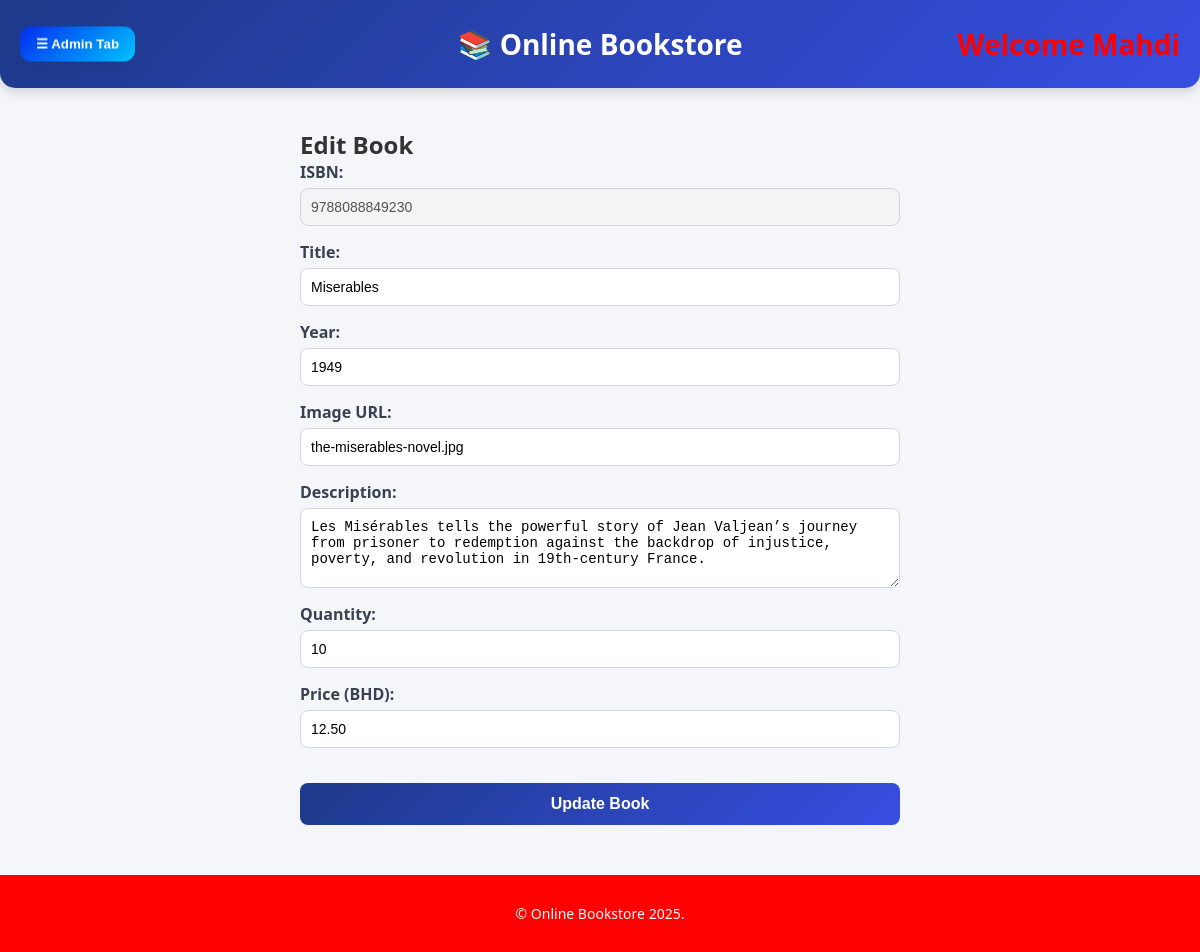
Page /edit.php?isbn=9788088849230 (signed in) on the committed database.
### tables this page shows
CREATE TABLE books (
    isbn VARCHAR(13) PRIMARY KEY,
    title VARCHAR(255) NOT NULL,
    year INT NOT NULL,
    image VARCHAR(255) NOT NULL,
    description TEXT NOT NULL,
    quantity INT DEFAULT 10,
    price DECIMAL(10,2)
);

### edit.php (the view, shortened to what this page needs)
<?php
require_once 'config.php';
$isbn = $_GET['isbn'] ?? '';
$stmt = $db->prepare("SELECT * FROM books WHERE isbn = ?");
$stmt->execute([$isbn]);
$book = $stmt->fetch(PDO::FETCH_ASSOC);
?>
<!DOCTYPE html>
<html lang="en">
<head>
    <link rel="stylesheet" href="styleedit.css">
</head>
<body>
<header>
    <div class="dropdown">
        <button class="dropbtn">☰ Admin Tab</button>
    </div>
    <h1>📚 Online Bookstore</h1>
    <h1 class="ADT">Welcome <?= htmlspecialchars($_SESSION['admin_name']) ?></h1>
</header>
<main>
    <div class="edit-book-card">
        <h2>Edit Book</h2>
        <form method="post">
            <div class="form-row">
                <label>ISBN:</label>
                <input type="text" value="<?= htmlspecialchars($book['isbn']) ?>" disabled>
            </div>
            <div class="form-row">
                <label>Title:</label>
                <input type="text" name="title" value="<?= htmlspecialchars($book['title']) ?>" required>
            </div>
            <div class="form-row">
                <label>Year:</label>
                <input type="number" name="year" value="<?= htmlspecialchars($book['year']) ?>" required>
            </div>
            <div class="form-row">
                <label>Image URL:</label>
                <input type="text" name="image" value="<?= htmlspecialchars($book['image']) ?>" required>
            </div>
            <div class="form-row">
                <label>Description:</label>
                <textarea name="description" required><?= htmlspecialchars($book['description']) ?></textarea>
            </div>
            <div class="form-row">
                <label>Quantity:</label>
                <input type="number" name="quantity" value="<?= htmlspecialchars($book['quantity']) ?>" min="0">
            </div>
            <div class="form-row">
                <label>Price (BHD):</label>
                <input type="number" step="0.01" name="price" value="<?= htmlspecialchars($book['price']) ?>" required>
            </div>
            <button type="submit" class="submit-btn">Update Book</button>
        </form>
    </div>
</main>
<footer>
    <p>&copy; Online Bookstore 2025.</p>
</footer>
</body>
</html>

### styleedit.css (style rules this page uses)
body { margin: 0; padding: 0; font-family: "Segoe UI", Tahoma, Geneva, Verdana, sans-serif; background: #f4f6f9; color: #333; }
h1, h2, h3 { margin: 0; }
header { background: linear-gradient(135deg, #1e3a8a, #374ee2); color: #fff; padding: 25px 20px; box-shadow: 0 4px 12px rgba(0,0,0,0.15); border-bottom-left-radius: 15px; border-bottom-right-radius: 15px; transition: all 0.3s ease; display: flex; align-items: center; justify-content: center; position: relative; }
header h1 { text-align: center; font-size: 28px; font-weight: 700; }
.dropdown { position: absolute; left: 20px; top: 50%; transform: translateY(-50%); z-index: 1000; }
.dropbtn { background: linear-gradient(135deg, #012dee, #00c3ff); color: white; border: none; padding: 10px 16px; border-radius: 11px; cursor: pointer; font-weight: 700; box-shadow: 0 6px 18px rgba(2,6,23,0.08); backdrop-filter: blur(4px); }
header .ADT { position: absolute; right: 20px; top: 50%; transform: translateY(-50%); color: red; }
main { max-width: 600px; margin: 40px auto; padding: 0 20px; }
form { display: flex; flex-direction: column; align-items: stretch; }
.form-row { display: flex; flex-direction: column; align-items: flex-start; margin-bottom: 15px; }
label { font-weight: 600; margin-bottom: 5px; color: #374151; }
input, textarea { width: 100%; padding: 10px; border: 1px solid #d1d5db; border-radius: 8px; font-size: 14px; box-sizing: border-box; }
textarea { resize: vertical; min-height: 80px; }
.submit-btn { padding: 12px 20px; background: linear-gradient(135deg, #1e3a8a, #374ee2); color: white; border: none; border-radius: 8px; font-size: 16px; font-weight: 600; cursor: pointer; transition: background 0.3s ease; margin-top: 20px; }
footer { margin-top: 50px; padding: 15px; background: #ff0000; color: white; text-align: center; font-size: 14px; }

### rows in the picture
books: isbn "9788088849230", title "Miserables", year "1949", image "the-miserables-novel.jpg", description "Les Misérables tells the powerful story of Jean Valjean’s journey from prisoner to redemption against the backdrop of injustice, poverty, and revolution in 19th-century France.", quantity "10", price "12.50"
